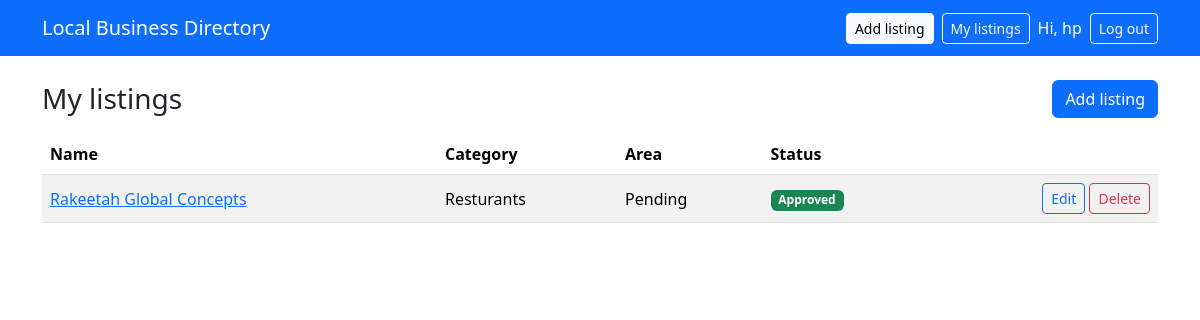
The app's page /dashboard/ (signed in), older data.
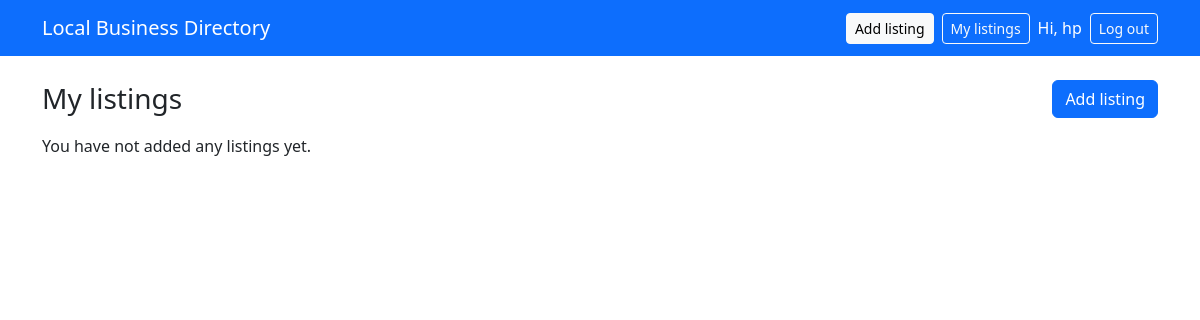
The same page, newer data.
### directory/models.py (models this page shows, shortened)
class Business(models.Model):
    class Status(models.TextChoices):
        PENDING = "pending", "Pending approval"
        APPROVED = "approved", "Approved"
        REJECTED = "rejected", "Rejected"
    owner = models.ForeignKey(
        settings.AUTH_USER_MODEL, on_delete=models.CASCADE, related_name="businesses"
    )
    category = models.ForeignKey(
        Category, on_delete=models.PROTECT, related_name="businesses"
    )
    name = models.CharField(max_length=150)
    description = models.TextField()
    address = models.CharField(max_length=255)
    area = models.CharField(max_length=100)
    phone = models.CharField(max_length=30)
    website = models.URLField(blank=True)
    opening_hours = models.CharField(max_length=255, blank=True)
    status = models.CharField(
        max_length=10, choices=Status.choices, default=Status.PENDING
    )
    created_at = models.DateTimeField(auto_now_add=True)
    updated_at = models.DateTimeField(auto_now=True)
    objects = BusinessQuerySet.as_manager()
    class Meta:
        verbose_name_plural = "businesses"
        ordering = ["name"]
        indexes = [
            models.Index(fields=["status"]),
            models.Index(fields=["area"]),
        ]

class Category(models.Model):
    name = models.CharField(max_length=80, unique=True)
    slug = models.SlugField(max_length=80, unique=True)
    class Meta:
        verbose_name_plural = "categories"
        ordering = ["name"]
    def __str__(self):
        return self.name

### directory/views.py (the view)
# urls.py: path("dashboard/", views.dashboard, name="dashboard"),
@login_required
def dashboard(request):
    businesses = request.user.businesses.select_related("category")
    return render(request, "directory/dashboard.html", {"businesses": businesses})

### templates/directory/dashboard.html (shortened to what this page needs)
{% extends "base.html" %}
{% block content %}
<div class="d-flex justify-content-between align-items-center mb-3">
  <h1 class="h3 mb-0">My listings</h1>
  <a class="btn btn-primary" href="{% url 'business_create' %}">Add listing</a>
</div>
{% if businesses %}
  <table class="table table-striped align-middle">
    <thead><tr><th>Name</th><th>Category</th><th>Area</th><th>Status</th><th></th></tr></thead>
    <tbody>
    {% for b in businesses %}
      <tr>
        <td><a href="{% url 'business_detail' b.pk %}">{{ b.name }}</a></td>
        <td>{{ b.category }}</td>
        <td>{{ b.area }}</td>
        <td>
          {% if b.status == "approved" %}<span class="badge bg-success">{{ b.get_status_display }}</span>
          {% elif b.status == "rejected" %}<span class="badge bg-danger">{{ b.get_status_display }}</span>
          {% else %}<span class="badge bg-warning text-dark">{{ b.get_status_display }}</span>{% endif %}
        </td>
        <td class="text-end">
          <a class="btn btn-sm btn-outline-primary" href="{% url 'business_edit' b.pk %}">Edit</a>
          <a class="btn btn-sm btn-outline-danger" href="{% url 'business_delete' b.pk %}">Delete</a>
        </td>
      </tr>
    {% endfor %}
    </tbody>
  </table>
{% else %}
  <p>You have not added any listings yet.</p>
{% endif %}
{% endblock %}

Row changes from the older to the newer data that the page shows:
removed Business: name "Rakeetah Global Concepts", category "Resturants", area "Pending", status "Approved"
Text that changed along with them:
text no longer shown: "Name Category Area Status"
text now shown: "You have not added any listings yet."
